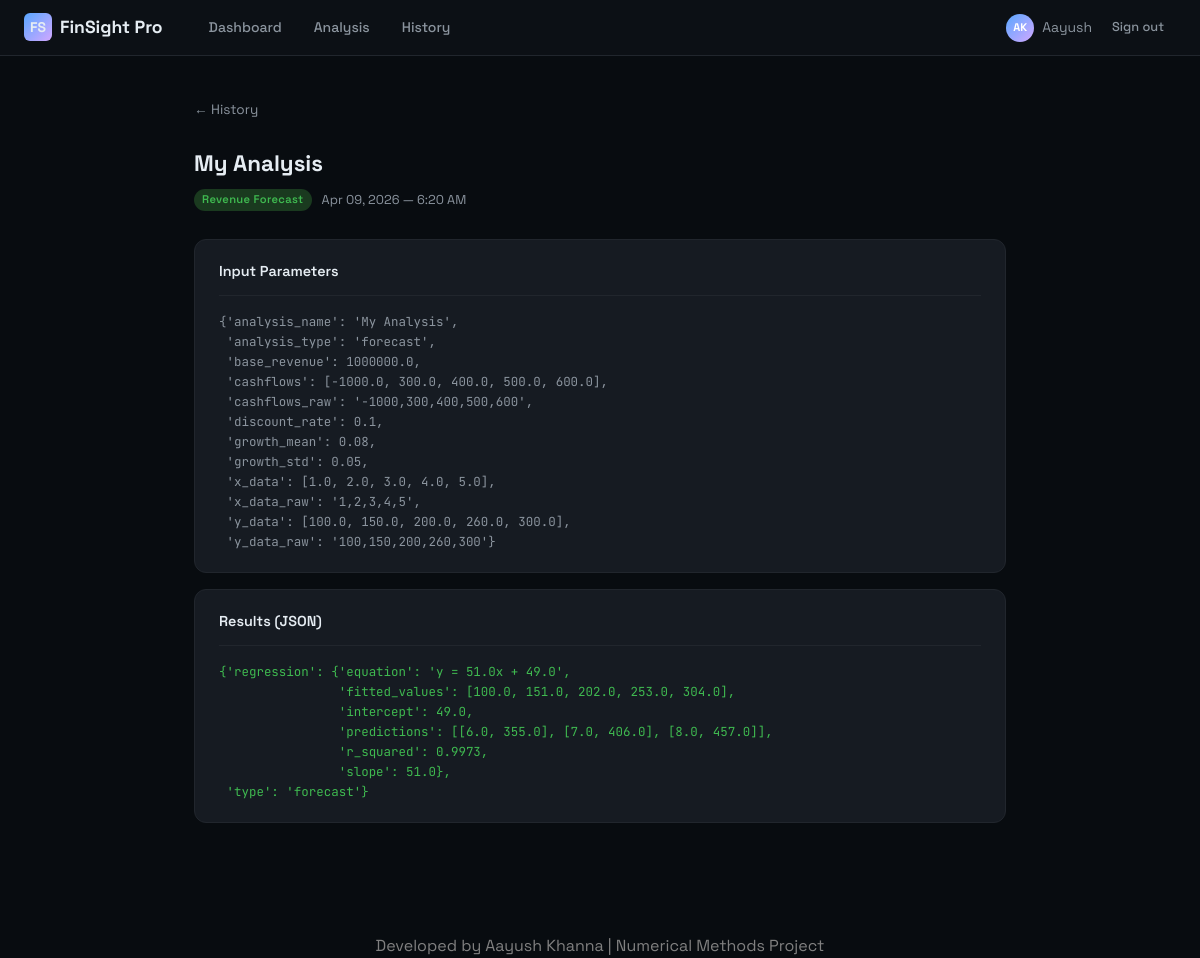
The app's page /history/1/ (signed in) with its own data.
### predictor/models.py (models this page shows, shortened)
class AnalysisHistory(models.Model):
    ANALYSIS_TYPES = [
        ("breakeven", "Break-Even Analysis"),
        ("forecast", "Revenue Forecast"),
        ("npv", "NPV Analysis"),
        ("monte_carlo", "Monte Carlo Simulation"),
        ("irr", "IRR Calculation"),
    ]
    user = models.ForeignKey(User, on_delete=models.CASCADE, related_name="analyses")
    analysis_type = models.CharField(max_length=20, choices=ANALYSIS_TYPES)
    name = models.CharField(max_length=100, default="Untitled Analysis")
    input_data = models.JSONField()
    result_data = models.JSONField()
    created_at = models.DateTimeField(default=timezone.now)
    class Meta:
        ordering = ["-created_at"]
        verbose_name_plural = "Analysis Histories"

### predictor/views.py (the view)
# urls.py: path("history/<int:pk>/", views.history_detail, name="history_detail"),
@login_required
def history_detail(request, pk):
    analysis = get_object_or_404(AnalysisHistory, pk=pk, user=request.user)
    return render(request, "predictor/history_detail.html", {"analysis": analysis})

### predictor/templates/predictor/history_detail.html (shortened to what this page needs)
{% extends "base.html" %}
{% block content %}
<div class="container" style="padding-top:40px;padding-bottom:60px;max-width:860px;">
  <div style="margin-bottom:24px;">
    <a href="{% url 'history' %}" style="color:var(--text-2);text-decoration:none;font-size:0.85rem;">← History</a>
  </div>
  <div style="display:flex;align-items:flex-start;justify-content:space-between;margin-bottom:28px;">
    <div>
      <h1 style="font-size:1.4rem;font-weight:700;">{{ analysis.name }}</h1>
      <div style="display:flex;gap:10px;align-items:center;margin-top:8px;">
        <span class="badge
          {% if analysis.analysis_type == 'breakeven' %}badge-blue
          {% elif analysis.analysis_type == 'forecast' %}badge-green
          {% elif analysis.analysis_type == 'npv' %}badge-purple
          {% elif analysis.analysis_type == 'monte_carlo' %}badge-orange
          {% else %}badge-blue{% endif %}">
          {{ analysis.get_analysis_type_display }}
        </span>
        <span style="font-size:0.8rem;color:var(--text-2);">{{ analysis.created_at|date:"M d, Y — g:i A" }}</span>
      </div>
    </div>
  </div>
  <div class="card" style="margin-bottom:16px;">
    <div class="card-header">
      <div class="card-title">Input Parameters</div>
    </div>
    <pre style="font-family:var(--mono);font-size:0.78rem;color:var(--text-2);overflow-x:auto;white-space:pre-wrap;">{{ analysis.input_data|pprint }}</pre>
  </div>
  <div class="card">
    <div class="card-header">
      <div class="card-title">Results (JSON)</div>
    </div>
    <pre style="font-family:var(--mono);font-size:0.78rem;color:var(--green);overflow-x:auto;white-space:pre-wrap;">{{ analysis.result_data|pprint }}</pre>
  </div>
</div>
{% endblock %}

### templates/base.html (shortened to what this page needs)
{% load static %}
<!DOCTYPE html>
<html lang="en">
<head>
</head>
<body>
  <nav class="nav">
    <a href="{% url 'landing' %}" class="nav-brand">
      <div class="logo-icon">FS</div>
      <span>FinSight Pro</span>
    </a>
    <div class="nav-links">
      {% if user.is_authenticated %}
        <a href="{% url 'dashboard' %}" class="nav-link {% if request.resolver_match.url_name == 'dashboard' %}active{% endif %}">Dashboard</a>
        <a href="{% url 'analysis' %}" class="nav-link {% if request.resolver_match.url_name == 'analysis' %}active{% endif %}">Analysis</a>
        <a href="{% url 'history' %}" class="nav-link {% if request.resolver_match.url_name == 'history' %}active{% endif %}">History</a>
      {% endif %}
    </div>
    <div class="nav-right">
      {% if user.is_authenticated %}
        <div class="nav-user">
          <div class="nav-avatar">{{ user.first_name|first|upper }}{{ user.last_name|first|upper }}</div>
          <span>{{ user.first_name|default:user.username }}</span>
        </div>
        <a href="{% url 'logout' %}" class="btn btn-ghost btn-sm">Sign out</a>
      {% else %}
        <a href="{% url 'login' %}" class="btn btn-ghost btn-sm">Sign in</a>
        <a href="{% url 'register' %}" class="btn btn-primary btn-sm">Get Started</a>
      {% endif %}
    </div>
  </nav>
  <div class="page">
    {% block content %}{% endblock %}
  </div>
  <footer style="text-align:center; margin-top:50px; color:gray;">
    Developed by Aayush Khanna | Numerical Methods Project
</footer>
</body>
</html>

### templates/base.html (style rules this page uses)
:root { --bg-base: #080c10; --bg-surface: #0d1117; --bg-raised: #161b22; --bg-hover: #1c2128; --border: #21262d; --border-hi: #30363d; --text-1: #e6edf3; --text-2: #8b949e; --text-3: #484f58; --accent: #58a6ff; --accent-dim: #1f4068; --green: #3fb950; --green-dim: #1a3a1f; --purple: #d2a8ff; --purple-dim: #2d1d5e; --orange: #ffa657; --orange-dim: #3d2209; --red: #f85149; --red-dim: #3d1010; --font: 'Space Grotesk', sans-serif; --mono: 'JetBrains Mono', monospace; --radius: 8px; --radius-lg: 12px; }
*, *::before, *::after { box-sizing: border-box; margin: 0; padding: 0; }
html { font-size: 16px; scroll-behavior: smooth; }
body { font-family: var(--font); background: var(--bg-base); color: var(--text-1); min-height: 100vh; line-height: 1.6; }
.nav { position: fixed; top: 0; left: 0; right: 0; z-index: 100; height: 56px; background: rgba(13, 17, 23, 0.95); backdrop-filter: blur(12px); border-bottom: 1px solid var(--border); display: flex; align-items: center; padding: 0 24px; gap: 0; }
.nav-brand { display: flex; align-items: center; gap: 8px; font-weight: 700; font-size: 1.1rem; color: var(--text-1); text-decoration: none; margin-right: 32px; }
.nav-brand .logo-icon { width: 28px; height: 28px; background: linear-gradient(135deg, var(--accent), var(--purple)); border-radius: 6px; display: flex; align-items: center; justify-content: center; font-size: 14px; font-weight: 700; }
.nav-links { display: flex; align-items: center; gap: 4px; flex: 1; }
.nav-link { padding: 6px 14px; border-radius: var(--radius); color: var(--text-2); text-decoration: none; font-size: 0.875rem; font-weight: 500; transition: color 0.15s, background 0.15s; }
.nav-right { display: flex; align-items: center; gap: 8px; }
.nav-user { display: flex; align-items: center; gap: 8px; font-size: 0.875rem; color: var(--text-2); }
.nav-avatar { width: 28px; height: 28px; border-radius: 50%; background: linear-gradient(135deg, var(--accent), var(--purple)); display: flex; align-items: center; justify-content: center; font-size: 11px; font-weight: 700; color: white; }
.page { padding-top: 56px; min-height: 100vh; }
.container { max-width: 1200px; margin: 0 auto; padding: 0 24px; }
.btn { display: inline-flex; align-items: center; gap: 6px; padding: 8px 20px; border-radius: var(--radius); font-family: var(--font); font-size: 0.875rem; font-weight: 500; cursor: pointer; border: none; text-decoration: none; transition: all 0.15s; white-space: nowrap; }
.btn-ghost { background: transparent; color: var(--text-2); border: none; }
.btn-sm { padding: 5px 12px; font-size: 0.8rem; }
.card { background: var(--bg-raised); border: 1px solid var(--border); border-radius: var(--radius-lg); padding: 20px 24px; }
.card-header { display: flex; align-items: center; justify-content: space-between; margin-bottom: 16px; padding-bottom: 12px; border-bottom: 1px solid var(--border); }
.card-title { font-size: 0.9rem; font-weight: 600; color: var(--text-1); }
.badge { display: inline-flex; align-items: center; gap: 4px; padding: 2px 8px; border-radius: 20px; font-size: 0.7rem; font-weight: 600; letter-spacing: 0.03em; }
.badge-green { background: var(--green-dim); color: var(--green); }

### records on screen
AnalysisHistory: name "My Analysis", analysis_type "Revenue Forecast", created_at "Apr 09, 2026 — 6:20 AM", input_data|pprint "{'analysis_name': 'My Analysis', 'analysis_type': 'forecast', 'base_revenue': 1000000.0, 'cashflows': [-1000.0, 300.0, 400.0, 500.0, 600.0], 'cashflows_raw': '-1000,300,400,500,600', 'discount_rate': 0.1, 'growth_mean': 0.08, 'growth_std': 0.05, 'x_data': [1.0, 2.0, 3.0, 4.0, 5.0], 'x_data_raw': '1,2,3,4,5', 'y_data': [100.0, 150.0, 200.0, 260.0, 300.0], 'y_data_raw': '100,150,200,260,300'}", result_data|pprint "{'regression': {'equation': 'y = 51.0x + 49.0', 'fitted_values': [100.0, 151.0, 202.0, 253.0, 304.0], 'intercept': 49.0, 'predictions': [[6.0, 355.0], [7.0, 406.0], [8.0, 457.0]], 'r_squared': 0.9973, 'slope': 51.0}, 'type': 'forecast'}"

### other values on screen
{{ user.first_name|first|upper }} "A"
{{ user.last_name|first|upper }} "K"
{{ user.first_name|default:user.username }} "Aayush"
